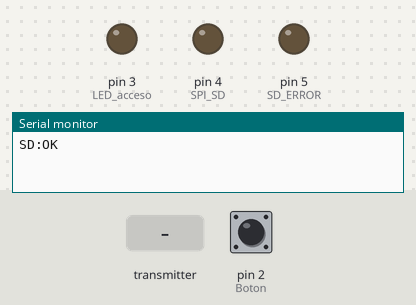
The sketch below on a simulated Arduino Uno, built with avr-gcc and run on an emulated ATmega328P. Parts: output pins drawn as LEDs (lit = HIGH), the last lines printed to the serial monitor. The test bench sets the inputs (shaded band); at power-on: pin 2 (Boton) LOW. Storage starts empty; no radio packets arrive unless stated.

Above: at 1.2 s.
1.3 s: the transmitter starts sending ID.0 = 0
At 2.1 s:
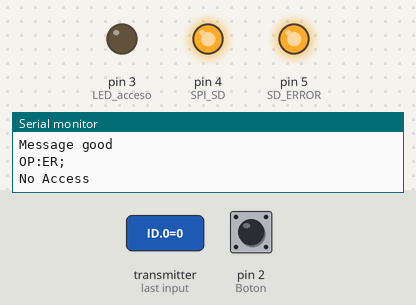
2.8 s: pin 2 (Boton) pulled HIGH for 3.2 s
8.3 s: pin 2 (Boton) pulled HIGH for 0.15 s
11.4 s: pin 2 (Boton) pulled HIGH for 1 s
Timing chart, 0 to 14.4 s (numbered marks = the images above; inputs shaded):
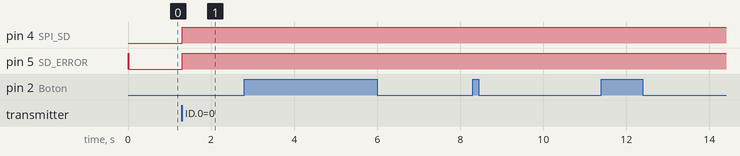

Measured:
- after the input at 1.3 s, pin 4 (SPI_SD), pin 5 (SD_ERROR): LOW → HIGH at once

The sketch:

RF_SD.ino
```cpp
#include <SPI.h>
#include <SD.h>
#include "RF24.h"

////RF24 Initialization///

byte addresses[][6] = {"WinD","WinR","Master"};
bool radioNumber = 1;
RF24 radio(7,8);

struct dataStruct{
  unsigned char ID[4];
  bool access;
  bool ack;
}myData;

////Button Initialization///

int button = 0;

////SD Initialization///
File myFile;


void setup() {
  Serial.begin(9600);
  pinMode(2,INPUT);         //Boton
  pinMode(3,OUTPUT);        //LED acceso
  pinMode(4,OUTPUT);        //SPI SD
  pinMode(5,OUTPUT);        //SD ERROR
  digitalWrite(3,LOW);
  do{
    digitalWrite(5,HIGH);
  }while(!SD.begin(4));
  digitalWrite(5,LOW);
  Serial.println("SD:OK");
  RF24_init();
}

void loop() {
  if( radio.available()){
    if(RF24_GetReq()){
      Serial.println("Message good");
      SD_check();
      if(myData.access){
        RF24_Relpy();
        Serial.println("Access sent");
      }else{
        Serial.println("No Access");
      }
    }else{
      Serial.println("Message no good");
    }
  }else if(digitalRead(2)){
      Serial.println("Activation triggered");
      radio.stopListening();                                    // First, stop listening so we can talk.
      myData.access = 1;
      myData.ack = 0;
      radio.write( &myData, sizeof(myData));
      radio.startListening();
      unsigned long started_waiting_at = micros();               // Set up a timeout period, get the current microseconds
      boolean timeout = false;                                   // Set up a variable to indicate if a response was received or not
       while ( ! radio.available() ){                             // While nothing is received
          if (micros() - started_waiting_at > 200000 ){            // If waited longer than 200ms, indicate timeout and exit while loop
              timeout = true;
              break;
          }
       }
      if ( timeout ){                                             // Describe the results
          Serial.println(F("TO"));

      }else{
                                                                  // Grab the response, compare, and send to debugging spew
          radio.read( &myData, sizeof(myData) );
          if(myData.ack){
            Serial.print(F("Door Open"));
          }else{
            Serial.print(F("No response"));
          }
      }
      delay(2000);

  }else{
      //CHECK if SD works.
  }

}


void RF24_init(){
  radio.begin();
  radio.setPALevel(RF24_PA_LOW);
  radio.openWritingPipe(addresses[1]);
  radio.openReadingPipe(1,addresses[0]);
  radio.startListening();
}

bool RF24_GetReq(){
  while (radio.available()) {                          // While there is data ready
        radio.read( &myData, sizeof(myData) );             // Get the payload
      }
      radio.stopListening();
      Serial.println("GOT");
      if(myData.ack == 0){
        return 1;
      }
      else{
        return 0;
        }
}

void RF24_Relpy(){
  myData.ack = 1;
  radio.write( &myData, sizeof(myData) );              // Send the final one back.
  radio.startListening();                              // Now, resume listening so we catch the next packets.
  Serial.print(F("ID"));
  Serial.print(F(":"));
  for ( uint8_t i = 0; i < 4; i++) {  //
                Serial.print(myData.ID[i], HEX);
              }
  Serial.println(";");
}

void SD_check(){
  char aux[10];
  char buf[10];

  digitalWrite(7,HIGH);
  digitalWrite(4,LOW);
  delay(1);

  for ( int i = 0; i < 4; i++) {  //
      itoa (myData.ID[i],aux+(2*i),16);
  }
  aux[8]=';';
  aux[9]=0;
  myFile = SD.open("Win/Access.txt");
  if (myFile) {
      Serial.println("OP:OK;");
      while (myFile.available()) {
        myFile.read(buf,9);
        if(strstr(buf,aux) > 0){
            myData.access = 1;
            break;
         }else
            myData.access = 0;
      }
    }else {
      myData.access = 0;
      Serial.println("OP:ER;");
      digitalWrite(5,HIGH);
    }
  myFile.close();
  digitalWrite(4,HIGH);
  digitalWrite(7,LOW);
}
```
